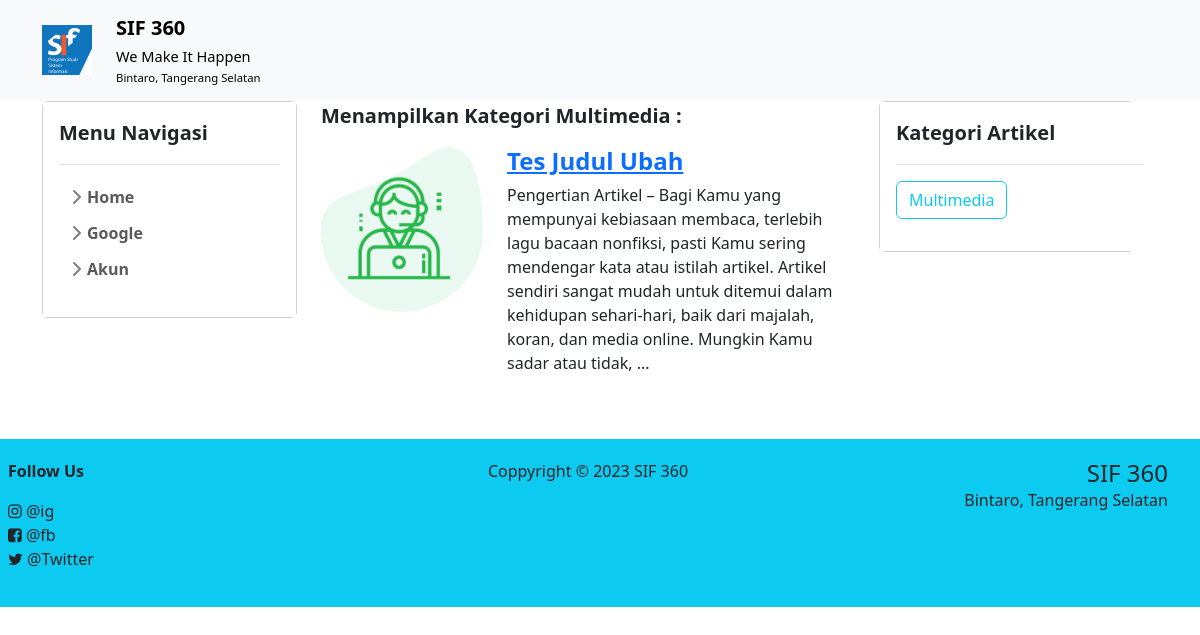
Screenshot of /view/public/kategori.php?slug=multimedia with the database file from the repository.
### tables this page shows
CREATE TABLE `about` (
  `id` int NOT NULL,
  `name` varchar(100) NOT NULL,
  `slogan` varchar(255) DEFAULT NULL,
  `address` varchar(255) DEFAULT NULL,
  `twitter` varchar(100) DEFAULT NULL,
  `facebook` varchar(100) DEFAULT NULL,
  `instagram` varchar(100) DEFAULT NULL
);

CREATE TABLE `menu` (
  `id` int NOT NULL,
  `name` varchar(100) NOT NULL,
  `slug` varchar(100) NOT NULL,
  `url` varchar(50) NOT NULL
);

CREATE TABLE `category` (
  `id` int NOT NULL,
  `name` varchar(100) NOT NULL,
  `slug` varchar(100) NOT NULL
);

CREATE TABLE `articles` (
  `id` int NOT NULL,
  `title` varchar(255) NOT NULL,
  `image` varchar(50) NOT NULL,
  `description` text,
  `category_id` int DEFAULT NULL,
  `slug` varchar(100) NOT NULL
);

### view/public/kategori.php (the view, shortened to what this page needs)
<?php
include '../template/header.php';
if(isset($_GET['slug'])){
    $slug = $_GET['slug'];
    $category = mysqli_query($conn, "SELECT * FROM category WHERE slug='$slug' LIMIT 1");
    $category = mysqli_fetch_assoc($category);
    $article = mysqli_query($conn, "SELECT * FROM articles WHERE category_id='$category[id]'");
}else{
    header("Location: index.php");
    exit();
}
 ?>
    <div class="container">
        <div class="row w-100">
            <?php include '../template/sidebar.php';?>
            <div class="col-lg-6 col-md-9 col-12 order-lg-2 order-md-2 order-1">
                <p class="fs-5 fw-bold">Menampilkan Kategori <?php echo $category['name'];?> :</p>
                <article>
                    <?php
                    $articles = mysqli_query($conn, "SELECT * FROM articles");
                    foreach ($articles as $art) {
                        ?>
                        <section class="row mb-4">
                            <div class="col-md-4">
                                <img src="../../public/uploads/<?php echo $art['image'];?>" alt="Gambar" class="img-fluid">
                            </div>
                            <div class="col-md-8">
                                <h4 class="fw-bold"><a href="article.php?slug=<?php echo $art['slug'];?>"><?php echo substr($art['title'],0,28);?></a></h4>
                                <p><?php echo substr($art['description'], 0, 300); ?>...</p>
                            </div>
                        </section>
                        <?php
                    }
                    ?>
                </article>
            </div>
            <?php include '../template/aside.php';?>
        </div>
    </div>
<?php include '../template/footer.php'; ?>

### view/template/header.php (shortened to what this page needs)
<!DOCTYPE html>
<html lang="en">
<?php
    include '../../config/database.php';
    $about = mysqli_query($conn, "SELECT * FROM about Limit 1");
    $about = mysqli_fetch_assoc($about);
?>
<head>
    <link href="https://cdn.jsdelivr.net/npm/bootstrap@5.3.0/dist/css/bootstrap.min.css" rel="stylesheet">
    <link rel="stylesheet" href="https://cdnjs.cloudflare.com/ajax/libs/font-awesome/4.7.0/css/font-awesome.css" />
    <link href="../../assets/css/sidebar.css" rel="stylesheet">
</head>
<body>
    <header>
    <nav class="navbar navbar-expand-lg navbar-light bg-light">
        <div class="container">
            <a class="navbar-brand" href="../../">
                <div class="row align-items-center">
                    <div class="col-auto">
                        <img src="../../assets/images/logo.jpg" alt="Logo" width="50" height="50">
                    </div>
                    <div class="col">
                        <p class="m-0 font-weight-bold" style="font-weight: bold !important;"><?php echo $about['name'];?></p>
                        <p class="m-0" style="font-size: smaller;"><small><?php echo $about['slogan'];?></small></p>
                        <p class="m-0" style="font-size: small;"><small><?php echo $about['address'];?></small></p>
                    </div>
                </div>
            </a>
        </div>
    </nav>
    </header>

### view/template/sidebar.php (shortened to what this page needs)
<div class="col-lg-3 col-md-3 col-12 order-lg-1 order-md-1 order-2 pr-1">
    <div class="sidebar card w-100">
        <div class="flex-shrink-0 p-3 bg-white">
            <a href="/" class="d-flex align-items-center pb-3 mb-3 link-dark text-decoration-none border-bottom">
            <span class="fs-5 fw-semibold">Menu Navigasi</span>
            </a>
            <ul class="list-unstyled ps-0">
                <li class="mb-1">
                    <button class="btn btn-toggle align-items-center rounded collapsed" data-bs-toggle="collapse" data-bs-target="#home-collapse" aria-expanded="false">
                    Home
                    </button>
                </li>
                <?php $sidebar = mysqli_query($conn, "SELECT * FROM menu");
                $sidebar = mysqli_fetch_all($sidebar, MYSQLI_ASSOC)
                ?>
                <?php foreach($sidebar as $side) {
                    $submenu = mysqli_query($conn, "SELECT * FROM submenu WHERE parent_id='$side[id]'");
                    $count = mysqli_num_rows($submenu);
                    $submenu = mysqli_fetch_all($submenu, MYSQLI_ASSOC);
                    if($count > 0){
                        ?>
                        <li class="mb-1">
                            <button class="btn btn-toggle align-items-center rounded collapsed" data-bs-toggle="collapse" data-bs-target="#<?php echo $side['id'];?>-collapse" aria-expanded="false">
                            <?php echo $side['name'];?>
                            </button>
                                <?php foreach($submenu as $sid) { ?>
                                <li><a href="<?php echo $sid['url'];?>" class="link-dark rounded"><?php echo $sid['name'];?></a></li>
                                <?php } ?>
                        </li>
                        <?php
                    }else{
                        ?>
                        <li class="mb-1 ps-3">
                            <a href="<?php echo $side['url'];?>" class="link-dark rounded"><?php echo $sid['name'];?></a>
                        </li>
                        <?php
                    }
                }
                    ?>
                <li class="mb-1">
                    <button class="btn btn-toggle align-items-center rounded collapsed" data-bs-toggle="collapse" data-bs-target="#akun-collapse" aria-expanded="false">
                    Akun
                    </button>
                </li>
            </ul>
        </div>
    </div>
</div>

### view/template/aside.php
<div class="col-lg-3 col-12 order-lg-3 ">
<div class="card">
<div class="flex-shrink-0 p-3 bg-white" style="width: 280px;">
            <a href="/" class="d-flex align-items-center pb-3 mb-3 link-dark text-decoration-none border-bottom">
            <span class="fs-5 fw-semibold">Kategori Artikel</span>
            </a>
            <ul class="list-unstyled ps-0">
                <?php $kategori = mysqli_query($conn, "SELECT * FROM category");
                $kategori = mysqli_fetch_all($kategori, MYSQLI_ASSOC)
                ;?>
                <?php foreach($kategori as $kate) { ?>
                <li class="mb-1"><a href="../public/kategori.php?slug=<?php echo $kate['slug'];?>" class="btn btn-outline-info"><?php echo $kate['name'];?></a></li>
                <?php } ?>
            </ul>
        </div>
</div>
</div>

### view/template/footer.php (shortened to what this page needs)
    <footer class=" bg-info mt-4  justify-content-center">
        <div class="col-12 row p-3 justify-content-center">
            <div class="col-12 col-lg-4 p-1">
                <p class="fw-bold">Follow Us</p>
                <ul class="list-unstyled ps-0">
                    <li class="me-3">
                    <i class="fa fa-instagram"></i> @<?php echo $about['instagram'];?>
                    </li>
                    <li class="me-3">
                    <i class="fa fa-facebook-square"></i> @<?php echo $about['facebook'];?>
                    </li>
                    <li class="me-3">
                    <i class="fa fa-twitter"></i> @<?php echo $about['twitter'];?>
                    </li>
                </ul>
            </div>
            <div class="col-12 col-lg-4 p-1 mt-lg-0 mt-md-0 mt-1 ">
                <p class="text-center">Coppyright &copy; <?php echo date('Y');?> <?php echo $about['name'];?></p>
            </div>
            <div class="col-12 col-lg-4 p-1 mt-lg-0 mt-md-0 mt-1 ">
                <p class="h4 f-wbold text-end m-0"><?php echo $about['name'];?></p>
                <p class="text-end m-0"><?php echo $about['address'];?></p>
            </div>
        </div>
    </footer>
</body>
</html>

### assets/css/sidebar.css (style rules this page uses)
body { min-height: 100vh; min-height: -webkit-fill-available; }
html { height: -webkit-fill-available; }
.btn-toggle { display: inline-flex; align-items: center; padding: .25rem .5rem; font-weight: 600; color: rgba(0, 0, 0, .65); background-color: transparent; border: 0; }
.btn-toggle::before { width: 1.25em; line-height: 0; transition: transform .35s ease; transform-origin: .5em 50%; }
.fw-semibold { font-weight: 600; }

### rows the page displays
about: name "SIF 360", slogan "We Make It Happen", address "Bintaro, Tangerang Selatan", instagram "ig", facebook "fb", twitter "Twitter"
menu: name "Google"
category: name "Multimedia"
articles: image (picture), title "Tes Judul Ubah", description "Pengertian Artikel – Bagi Kamu yang mempunyai kebiasaan membaca, terlebih lagu bacaan nonfiksi, pasti Kamu sering mendengar kata atau istilah artikel. Artikel sendiri sangat mudah untuk ditemui dalam kehidupan sehari-hari, baik dari majalah, koran, dan media online. Mungkin Kamu sadar atau tidak,"
